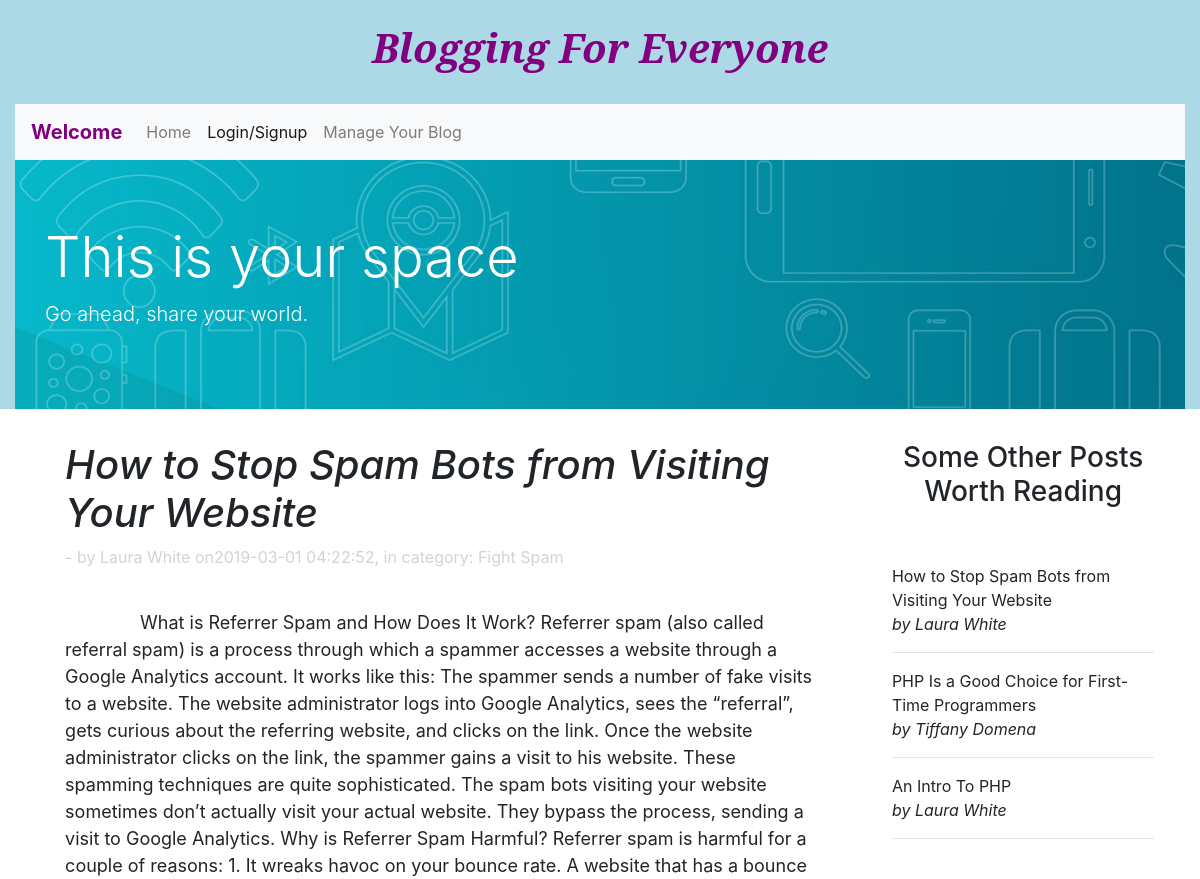
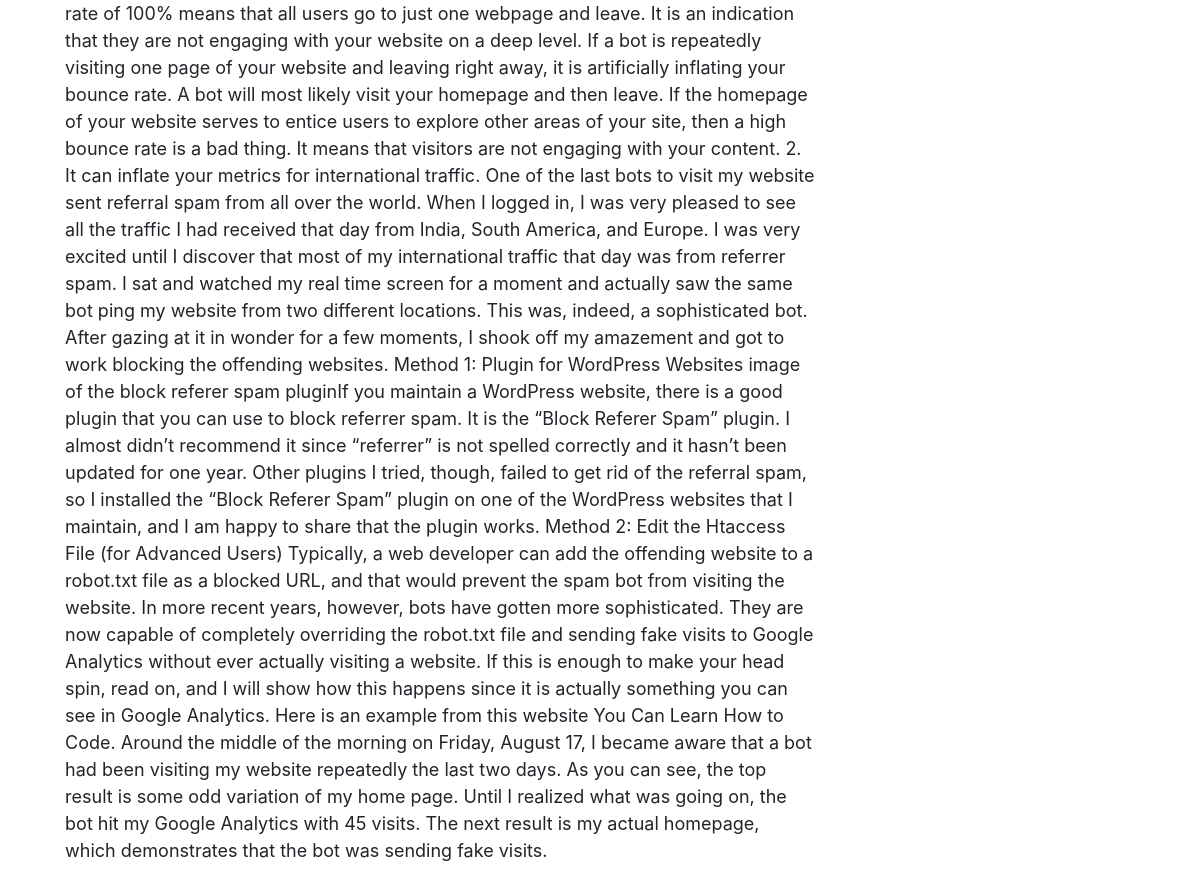
Page /RaniumTask2/readpost.php?id=3 on the committed database (2 pictures, top to bottom).
### tables this page shows
CREATE TABLE `blog_posts` (
  `email` varchar(50) NOT NULL,
  `id` int(20) NOT NULL,
  `title` varchar(100) NOT NULL,
  `author` varchar(100) NOT NULL,
  `content` varchar(50000) NOT NULL,
  `intro` varchar(200) NOT NULL,
  `date` timestamp NOT NULL DEFAULT CURRENT_TIMESTAMP,
  `category` varchar(50) NOT NULL
);

### RaniumTask2/readpost.php (the view, shortened to what this page needs)
<!DOCTYPE html>
<html>
<head>
  <link rel="stylesheet" href="css/bootstrap.css"  type="text/css"/>
</head>
<body>
  <div class="container-fluid">
    <br/>
    <h1 id="home" style="font-family: 'Noto Serif', serif; font-weight:bold; font-style:italic; "> Blogging For Everyone </h1> <br/>
    <nav class="navbar navbar-expand-lg navbar-light bg-light">
      <a class="navbar-brand" id="home">Welcome</a>
      <div class="collapse navbar-collapse" id="navbarNavAltMarkup">
        <div class="navbar-nav">
          <a class="nav-item nav-link" href="index.php">Home <span class="sr-only">(current)</span></a>
          <a class="nav-item nav-link active" href="#">Login/Signup</a>
          <a class="nav-item nav-link" href="manageblog.php">Manage Your Blog</a>
        </div>
      </div>
    </nav>
    <div class="jumbotron jumbotron-fluid"  style="background-image: url('images/blog-header-1280.jpg');">
      <div class="container"  style="color:white;">
        <h1 class="display-4">This is your space</h1>
        <p class="lead">Go ahead, share your world.</p>
      </div>
    </div>
    <div class="col-8" style="float:left; margin-left:3%; margin-right:4%;" >
      <?php
        $id = $_GET["id"];
        $conn = mysqli_connect("localhost", "root", "", "ranium");
        $q1 = "select * from blog_posts where id = $id";
        $res1 = mysqli_query($conn, $q1);
        while($row = mysqli_fetch_array($res1)) {
          echo "<h1 style='font-style: italic;'>". $row["title"] ."</h1>";
          echo "<p style='color:lightgrey;'> - by ". $row["author"] ." on". $row["date"] .", in category: ". $row["category"] ."</p><br/>";
          echo "<p style='text-indent: 10%; font-size:18px;'>". $row["content"] ."</p>";
        }
      ?>
    </div>
    <div class="col-3" style="float:left;">
      <h3 style="text-align:center;"> Some Other Posts Worth Reading </h3><br/><br/>
      <?php
        $q2 = "select title, author from blog_posts order by rand() limit 5";
        $res2 = mysqli_query($conn, $q2);
        while($row = mysqli_fetch_array($res2)) {
          echo "<p>". $row["title"] ." <br/><span style='font-style: italic;'> by ". $row["author"] ."</span></p><hr/>";
        }
       ?>
    </div>
  </div>
</body>
</html>

### RaniumTask2/readpost.php (style rules this page uses)
.container-fluid { background-color: lightblue; }
#home { text-align:center; color: purple; font-weight: bold; }

### rows in the picture
blog_posts: title "How to Stop Spam Bots from Visiting Your Website", author "Laura White", date "2019-03-01 04:22:52", category "Fight Spam", content "What is Referrer Spam and How Does It Work? Referrer spam (also called referral spam) is a process through which a spammer accesses a website through a Google Analytics account. It works like this: The spammer sends a number of fake visits to a website. The website administrator logs into Google Analytics, sees the “referral”, gets curious about the referring website, and clicks on the link. Once the website administrator clicks on the link, the spammer gains a visit to his website. These spamming techniques are quite sophisticated. The spam bots visiting your website sometimes don’t actually visit your actual website. They bypass the process, sending a visit to Google Analytics. Why is…"
blog_posts: title "PHP Is a Good Choice for First-Time Programmers", author "Tiffany Domena"
blog_posts: title "An Intro To PHP", author "Laura White"
